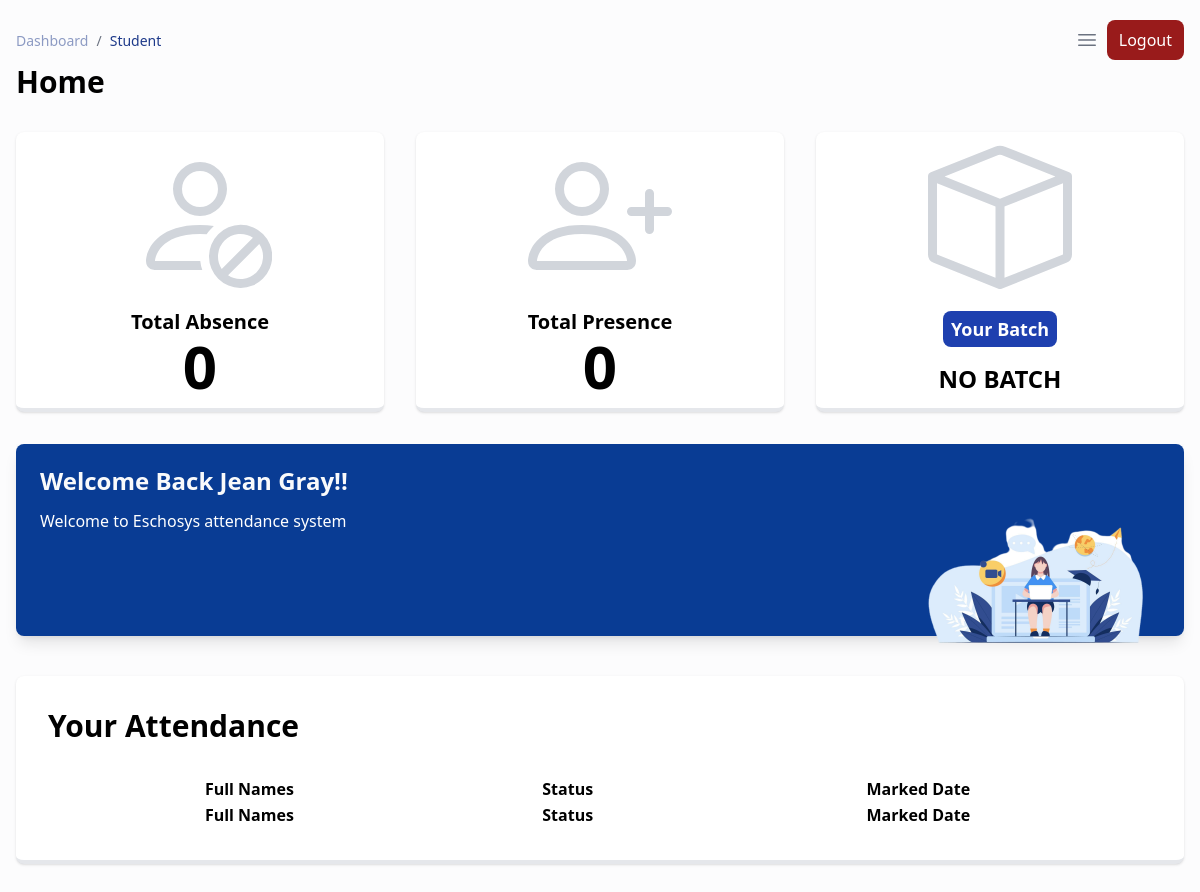
The page /student/dashboard.php?message=loginsuccess (signed in) on the database as committed earlier.
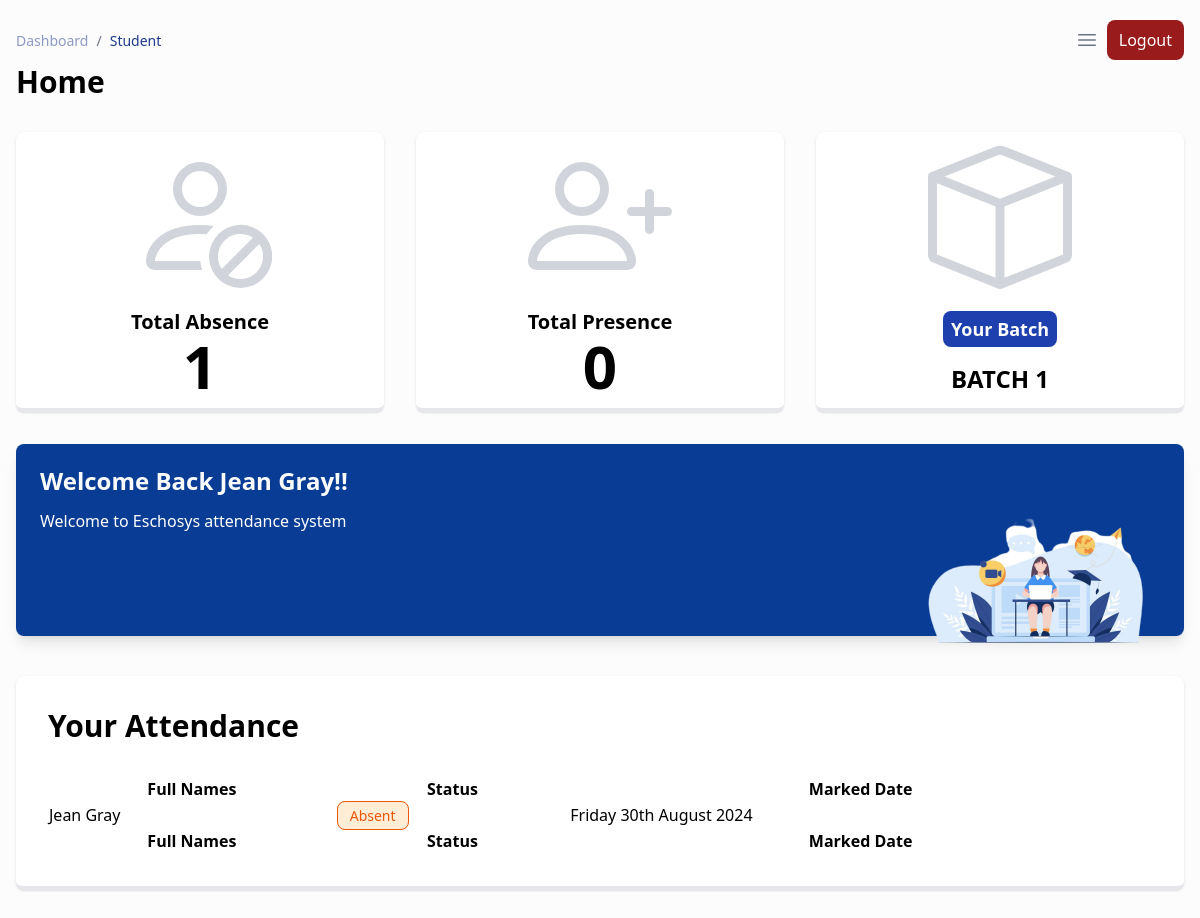
The same page on the database as committed later.
### tables this page shows
CREATE TABLE `batches` (
  `id` int(10) NOT NULL,
  `name` varchar(255) NOT NULL,
  `created_at` timestamp NOT NULL DEFAULT current_timestamp()
);

CREATE TABLE `student_attendance` (
  `id` int(10) NOT NULL,
  `student_id` int(11) NOT NULL,
  `admin_id` int(11) NOT NULL,
  `batch_id` int(11) NOT NULL,
  `is_present` tinyint(1) NOT NULL,
  `marked_date` date DEFAULT NULL
);

CREATE TABLE `students` (
  `id` int(11) NOT NULL,
  `user_id` int(11) NOT NULL,
  `batch_id` int(11) UNSIGNED DEFAULT NULL,
  `first_name` varchar(255) NOT NULL,
  `last_name` varchar(255) NOT NULL,
  `date_of_birth` date NOT NULL,
  `is_approved` tinyint(1) NOT NULL DEFAULT 0,
  `school` varchar(255) NOT NULL,
  `created_at` timestamp NULL DEFAULT current_timestamp()
);

### config/settings.php (called while the page is built, shortened)
<?php
if(!function_exists("getConfig")){
    function getConfig($key){
            $siteConfig = [
                'site_name' => "EAMS",
                'app_mode' => "production",
                'base_url' => "http://localhost/Attendance-system",
                'base_path' => dirname(__DIR__, 1)
            ];
            return $siteConfig[$key] ?? null;
    }
}
?>

### includes/functions.php (called while the page is built, shortened)
<?php
require_once __DIR__ . "/../config/settings.php";
if(!function_exists("baseUrl")){
    function baseUrl(string $path = null, array $query = null){
        if($path !== null && $query !== null){
            $build = http_build_query($query);
            return getConfig(key: 'base_url') . "/" . $path . "?" . $build;
        }
        elseif($path !== null){
            return getConfig(key: 'base_url') . "/" . $path;
        }
        return getConfig(key: 'base_url');
    }
}
?>

### student/dashboard.php (the view, shortened to what this page needs)
<?php require_once "./templates/header.php" ?>
<?php
    $userID = $_SESSION['loginID'];
    $student = [];
    $presence = [];
    $absence = [];
    $batch = [];
    $attendances = [];
    $sQuery = "SELECT * FROM students WHERE user_id = $userID";
    $sResult = mysqli_query($connection, $sQuery);
    if(mysqli_num_rows($sResult) == 1) {
        $student = mysqli_fetch_assoc($sResult);
    }
    $studentID = $student['id'];
    $studentBatch = $student['batch_id'];
    if($studentBatch !== NULL) {
      $bQuery = "SELECT * FROM batches WHERE id = $studentBatch";
      $bResult = mysqli_query($connection, $bQuery);
      if(mysqli_num_rows($bResult) == 1) {
          $batch = mysqli_fetch_assoc($bResult);
      }
    }
    $pQuery = "SELECT COUNT(*) AS total_presence FROM student_attendance WHERE student_id = $studentID AND is_present = 1";
    $pResult = mysqli_query($connection, $pQuery);
    if(mysqli_num_rows($pResult) > 0){
        $presence = mysqli_fetch_assoc($pResult);
    }
    $aQuery = "SELECT COUNT(*) AS total_absence FROM student_attendance WHERE student_id = $studentID AND is_present = 0";
    $aResult = mysqli_query($connection, $aQuery);
    if(mysqli_num_rows($aResult) > 0){
        $absence = mysqli_fetch_assoc($aResult);
    }
    $atQuery = "SELECT * FROM student_attendance WHERE student_id = $studentID ORDER BY id DESC";
    $atResult = mysqli_query($connection, $atQuery);
    if(mysqli_num_rows($atResult) > 0){
        $attendances = mysqli_fetch_all($atResult, MYSQLI_ASSOC);
    }
    $totalPresence = $presence['total_presence'];
    $totalAbsence = $absence['total_absence'];
?>
<div class="min-h-screen bg-gray-50/50">
  <div class="p-4 xl:ml-80">
    <?php require_once "./templates/navigation.php" ?>
    <h1 class="text-3xl font-semibold mb-8">Home</h1>
    <div class="grid grid-cols-1 md:grid-cols-2 lg:grid-cols-3 gap-8 mb-8">
      <div class="col-span-1 bg-white border-b-4 border-b-primary shadow rounded-lg min-h-[180px] w-full hover:scale-105 transition-all ease-in-out delay-75 py-3 px-8 grid grid-cols-1 gap-y-5 xl:gap-y-0 xl:grid-cols-2 items-center">
        <div class="flex flex-col items-center justify-center">
          <p class="text-xl font-semibold">Total Absence</p>
          <p class="text-6xl font-semibold"><?= $totalAbsence ?? 0 ?></p>
        </div>
      </div>
      <div class="col-span-1 bg-white border-b-4 border-b-primary shadow rounded-lg min-h-[180px] w-full hover:scale-105 transition-all ease-in-out delay-75 py-3 px-8 grid grid-cols-1 gap-y-5 xl:gap-y-0 xl:grid-cols-2 items-center">
        <div class="flex flex-col items-center justify-center">
          <p class="text-xl font-semibold">Total Presence</p>
          <p class="text-6xl font-semibold"><?= $totalPresence ?? 0 ?></p>
        </div>
      </div>
      <div class="md:col-span-2 lg:col-span-1 bg-white border-b-4 border-b-primary shadow rounded-lg min-h-[180px] w-full hover:scale-105 transition-all ease-in-out delay-75 py-3 px-8 grid grid-cols-1 gap-y-5 xl:gap-y-0 xl:grid-cols-2 items-center">
        <div class="flex flex-col items-center justify-center">
          <p class="text-lg font-semibold mb-4 bg-blue-800 text-white py-1 px-2 rounded-lg">Your Batch</p>
          <p class="text-2xl font-semibold text-wrap"><?= isset($batch['name']) ? strtoupper($batch['name']) : "NO BATCH" ?></p>
        </div>
      </div>
    </div>
    <section class="flex flex-col justify-center antialiased bg-gray-50 text-gray-600 mb-10">
      <div class="h-full">
        <div class="mx-auto bg-[#093c94] shadow-lg h-48 rounded-lg">
          <div class="px-6 py-5">
            <div class="flex-grow truncate">
              <div class="w-full sm:flex justify-between items-center mb-3">
                <h1 class="text-2xl leading-snug font-extrabold text-gray-50 truncate mb-1 sm:mb-0">Welcome Back <?= $_SESSION['fullname'] ?? "Student" ?>!!</h1>
              </div>
              <div class="flex items-start justify-between whitespace-normal">
                <div class="text-white">
                  <p class="mb-2">Welcome to Eschosys attendance system</p>
                </div>
                <div class="flex items-start">
                  <div class="img">
                    <img src="<?= baseUrl('student/assets/images/girl.png') ?>" alt="" height="250" width="250">
                  </div>
                </div>
              </div>
            </div>
          </div>
        </div>
      </div>
    </section>
    <div class="grid grid-cols-1 mb-10">
      <div class="min-h-fit bg-white shadow rounded-lg border-b-4 border-b-primary py-8 px-8 overflow-x-auto">
        <div class="flex items-center gap-4 mb-8">
          <h2 class="text-3xl font-semibold">Your Attendance</h2>
        </div>
        <table id="dTable" class="display w-full">
          <thead>
            <tr>
              <th>Full Names</th>
              <th>Status</th>
              <th>Marked Date</th>
            </tr>
          </thead>
          <tbody>
            <?php if (isset($attendances) && count($attendances) > 0): ?>
              <?php foreach ($attendances as $attendance): ?>
                <tr>
                  <td><?= $student["first_name"] . " " . $student['last_name'] ?></td>
                  <td>
                    <?php if ($attendance['is_present'] == 0): ?>
                      <span class="rounded-lg text-sm py-1 px-3 text-orange-600 bg-orange-100 border border-orange-600">Absent</span>
                    <?php elseif ($attendance['is_present'] == 1): ?>
                      <span class="rounded-lg text-sm py-1 px-3 text-green-600 bg-green-100 border border-green-600">Present</span>
                    <?php endif ?>
                  </td>
                  <td><?= date('l dS F Y', strtotime($attendance['marked_date'])) ?></td>
                </tr>
              <?php endforeach ?>
            <?php endif ?>
          </tbody>
          <tfoot>
            <tr>
              <th>Full Names</th>
              <th>Status</th>
              <th>Marked Date</th>
            </tr>
          </tfoot>
        </table>
      </div>
    </div>
  </div>
  <?php require_once "./templates/footer.php" ?>

### student/templates/header.php (shortened to what this page needs)
<!DOCTYPE html>
<html lang="en">
<head>
    <link rel="stylesheet" href="https://cdnjs.cloudflare.com/ajax/libs/font-awesome/4.7.0/css/font-awesome.min.css">
    <script src="https://cdn.tailwindcss.com"></script>
    <link href="https://cdn.datatables.net/v/dt/dt-2.1.4/datatables.min.css" rel="stylesheet">
</head>
<body>

### student/templates/navigation.php (shortened to what this page needs)
<nav class="block w-full max-w-full bg-transparent text-white shadow-none rounded-xl transition-all px-0 py-1">
      <div class="flex flex-col-reverse justify-between gap-6 md:flex-row md:items-center">
        <div class="capitalize">
          <nav aria-label="breadcrumb" class="w-max">
            <ol class="flex flex-wrap items-center w-full bg-opacity-60 rounded-md bg-transparent p-0 transition-all">
              <li class="flex items-center text-blue-gray-900 antialiased font-sans text-sm font-normal leading-normal cursor-pointer transition-colors duration-300 hover:text-light-blue-500">
                <a href="dashboard.php">
                  <p class="block antialiased font-sans text-sm leading-normal text-blue-900 font-normal opacity-50 transition-all hover:text-blue-500 hover:opacity-100">dashboard</p>
                </a>
                <span class="text-gray-500 text-sm antialiased font-sans font-normal leading-normal mx-2 pointer-events-none select-none">/</span>
              </li>
              <a href="../index.php">
                <li class="flex items-center text-blue-900 antialiased font-sans text-sm font-normal leading-normal cursor-pointer transition-colors duration-300 hover:text-blue-500">
                  <p class="block antialiased font-sans text-sm leading-normal text-blue-gray-900 font-normal">student</p>
                </li>
              </a>
            </ol>
          </nav>
        </div>
        <div class="flex items-center">
          <button class="relative middle none font-sans font-medium text-center uppercase transition-all disabled:opacity-50 disabled:shadow-none disabled:pointer-events-none w-10 max-w-[40px] h-10 max-h-[40px] rounded-lg text-xs text-gray-500 hover:bg-blue-gray-500/10 active:bg-blue-gray-500/30 grid xl:hidden" type="button">
            <span class="absolute top-1/2 left-1/2 transform -translate-y-1/2 -translate-x-1/2">
            </span>
          </button>
          <a href="logout_notice.php" class="bg-red-800 text-white py-2 px-3 rounded-lg hover:bg-red-700 transition-all delay-75 ease-in-out">
              Logout
          </a>
        </div>
      </div>
    </nav>

### student/templates/footer.php (shortened to what this page needs)
</body>
</html>

Rows that differ between the two databases and show on the page:
now on this page (row unchanged): batches: name "BATCH 1"
added student_attendance: student.first_name "Jean", student.last_name "Gray", is_present "Absent", marked_date "Friday 30th August 2024"
Other text that changed with them:
$totalAbsence: "0" → "1"
text no longer shown: "NO BATCH"
